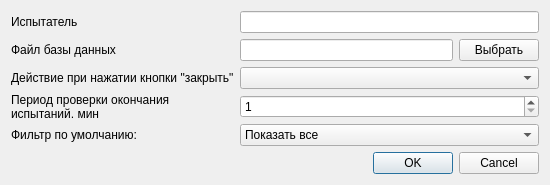
<?xml version="1.0" encoding="UTF-8"?>
<ui version="4.0">
 <class>SettingsDialog</class>
 <widget class="QDialog" name="SettingsDialog">
  <property name="geometry">
   <rect>
    <x>0</x>
    <y>0</y>
    <width>550</width>
    <height>160</height>
   </rect>
  </property>
  <property name="windowTitle">
   <string>Пользовательские настройки программы</string>
  </property>
  <layout class="QGridLayout" name="gridLayout">
   <item row="2" column="0">
    <widget class="QLabel" name="label_3">
     <property name="text">
      <string>Действие при нажатии кнопки &quot;закрыть&quot;</string>
     </property>
    </widget>
   </item>
   <item row="2" column="1" colspan="2">
    <widget class="QComboBox" name="closeActionBox"/>
   </item>
   <item row="3" column="0">
    <widget class="QLabel" name="label_4">
     <property name="text">
      <string>Период проверки окончания испытаний, мин</string>
     </property>
     <property name="wordWrap">
      <bool>true</bool>
     </property>
    </widget>
   </item>
   <item row="1" column="2">
    <widget class="QPushButton" name="selectDBButton">
     <property name="text">
      <string>Выбрать</string>
     </property>
    </widget>
   </item>
   <item row="5" column="0" colspan="3">
    <widget class="QDialogButtonBox" name="buttonBox">
     <property name="orientation">
      <enum>Qt::Horizontal</enum>
     </property>
     <property name="standardButtons">
      <set>QDialogButtonBox::Cancel|QDialogButtonBox::Ok</set>
     </property>
    </widget>
   </item>
   <item row="1" column="1">
    <widget class="QLineEdit" name="dbNameEdit"/>
   </item>
   <item row="1" column="0">
    <widget class="QLabel" name="label_2">
     <property name="text">
      <string>Файл базы данных</string>
     </property>
    </widget>
   </item>
   <item row="3" column="1" colspan="2">
    <widget class="QSpinBox" name="timerPeriodSpinBox">
     <property name="minimum">
      <number>1</number>
     </property>
     <property name="maximum">
      <number>60</number>
     </property>
    </widget>
   </item>
   <item row="0" column="1" colspan="2">
    <widget class="QLineEdit" name="testerNameEdit"/>
   </item>
   <item row="0" column="0">
    <widget class="QLabel" name="label">
     <property name="text">
      <string>Испытатель</string>
     </property>
    </widget>
   </item>
   <item row="4" column="0">
    <widget class="QLabel" name="label_5">
     <property name="text">
      <string>Фильтр по умолчанию:</string>
     </property>
    </widget>
   </item>
   <item row="4" column="1" colspan="2">
    <widget class="QComboBox" name="filterBox">
     <item>
      <property name="text">
       <string>Показать все</string>
      </property>
     </item>
     <item>
      <property name="text">
       <string>На испытаниях</string>
      </property>
     </item>
     <item>
      <property name="text">
       <string>Выходящие сегодня</string>
      </property>
     </item>
     <item>
      <property name="text">
       <string>Вышедшие с испытаний и не завершённые</string>
      </property>
     </item>
     <item>
      <property name="text">
       <string>Завершённые</string>
      </property>
     </item>
    </widget>
   </item>
  </layout>
 </widget>
 <resources/>
 <connections>
  <connection>
   <sender>buttonBox</sender>
   <signal>accepted()</signal>
   <receiver>SettingsDialog</receiver>
   <slot>accept()</slot>
   <hints>
    <hint type="sourcelabel">
     <x>248</x>
     <y>254</y>
    </hint>
    <hint type="destinationlabel">
     <x>157</x>
     <y>274</y>
    </hint>
   </hints>
  </connection>
  <connection>
   <sender>buttonBox</sender>
   <signal>rejected()</signal>
   <receiver>SettingsDialog</receiver>
   <slot>reject()</slot>
   <hints>
    <hint type="sourcelabel">
     <x>316</x>
     <y>260</y>
    </hint>
    <hint type="destinationlabel">
     <x>286</x>
     <y>274</y>
    </hint>
   </hints>
  </connection>
 </connections>
</ui>
